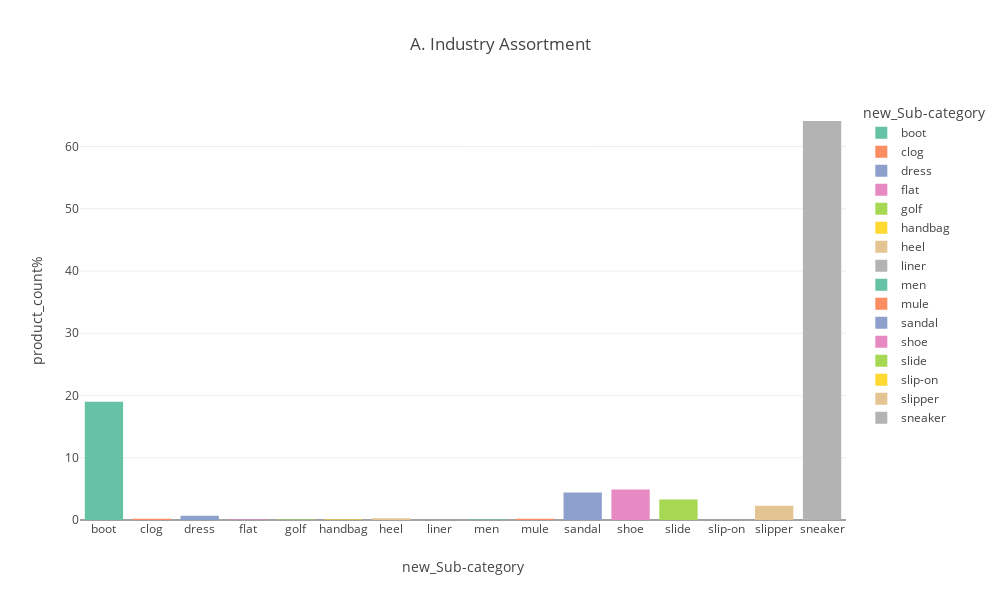

The code cell stored with this chart in its notebook:
### Code cell
display_bar_chart(df0, _description="A. Industry Assortment", x=field0, y='product_count%', v= field0, width=1000, height=600)

### Figure 1 — Plotly figure (JSON) as saved in the notebook; plotly's stock layout.template omitted (floating-point values rounded to 4 significant figures)
{"data": [{"alignmentgroup": "True", "hovertemplate": "new_Sub-category=%{x}<br>product_count%=%{y}<extra></extra>", "legendgroup": "boot", "marker": {"color": "rgb(102,194,165)", "pattern": {"shape": ""}}, "name": "boot", "offsetgroup": "boot", "orientation": "v", "showlegend": true, "textposition": "auto", "type": "bar", "x": ["boot"], "xaxis": "x", "y": [19], "yaxis": "y"}, {"alignmentgroup": "True", "hovertemplate": "new_Sub-category=%{x}<br>product_count%=%{y}<extra></extra>", "legendgroup": "clog", "marker": {"color": "rgb(252,141,98)", "pattern": {"shape": ""}}, "name": "clog", "offsetgroup": "clog", "orientation": "v", "showlegend": true, "textposition": "auto", "type": "bar", "x": ["clog"], "xaxis": "x", "y": [0.2], "yaxis": "y"}, {"alignmentgroup": "True", "hovertemplate": "new_Sub-category=%{x}<br>product_count%=%{y}<extra></extra>", "legendgroup": "dress", "marker": {"color": "rgb(141,160,203)", "pattern": {"shape": ""}}, "name": "dress", "offsetgroup": "dress", "orientation": "v", "showlegend": true, "textposition": "auto", "type": "bar", "x": ["dress"], "xaxis": "x", "y": [0.7], "yaxis": "y"}, {"alignmentgroup": "True", "hovertemplate": "new_Sub-category=%{x}<br>product_count%=%{y}<extra></extra>", "legendgroup": "flat", "marker": {"color": "rgb(231,138,195)", "pattern": {"shape": ""}}, "name": "flat", "offsetgroup": "flat", "orientation": "v", "showlegend": true, "textposition": "auto", "type": "bar", "x": ["flat"], "xaxis": "x", "y": [0.1], "yaxis": "y"}, {"alignmentgroup": "True", "hovertemplate": "new_Sub-category=%{x}<br>product_count%=%{y}<extra></extra>", "legendgroup": "golf", "marker": {"color": "rgb(166,216,84)", "pattern": {"shape": ""}}, "name": "golf", "offsetgroup": "golf", "orientation": "v", "showlegend": true, "textposition": "auto", "type": "bar", "x": ["golf"], "xaxis": "x", "y": [0.1], "yaxis": "y"}, {"alignmentgroup": "True", "hovertemplate": "new_Sub-category=%{x}<br>product_count%=%{y}<extra></extra>", "legendgroup": "handbag", "marker": {"color": "rgb(255,217,47)", "pattern": {"shape": ""}}, "name": "handbag", "offsetgroup": "handbag", "orientation": "v", "showlegend": true, "textposition": "auto", "type": "bar", "x": ["handbag"], "xaxis": "x", "y": [0.1], "yaxis": "y"}, {"alignmentgroup": "True", "hovertemplate": "new_Sub-category=%{x}<br>product_count%=%{y}<extra></extra>", "legendgroup": "heel", "marker": {"color": "rgb(229,196,148)", "pattern": {"shape": ""}}, "name": "heel", "offsetgroup": "heel", "orientation": "v", "showlegend": true, "textposition": "auto", "type": "bar", "x": ["heel"], "xaxis": "x", "y": [0.3], "yaxis": "y"}, {"alignmentgroup": "True", "hovertemplate": "new_Sub-category=%{x}<br>product_count%=%{y}<extra></extra>", "legendgroup": "liner", "marker": {"color": "rgb(179,179,179)", "pattern": {"shape": ""}}, "name": "liner", "offsetgroup": "liner", "orientation": "v", "showlegend": true, "textposition": "auto", "type": "bar", "x": ["liner"], "xaxis": "x", "y": [0], "yaxis": "y"}, {"alignmentgroup": "True", "hovertemplate": "new_Sub-category=%{x}<br>product_count%=%{y}<extra></extra>", "legendgroup": "men", "marker": {"color": "rgb(102,194,165)", "pattern": {"shape": ""}}, "name": "men", "offsetgroup": "men", "orientation": "v", "showlegend": true, "textposition": "auto", "type": "bar", "x": ["men"], "xaxis": "x", "y": [0.1], "yaxis": "y"}, {"alignmentgroup": "True", "hovertemplate": "new_Sub-category=%{x}<br>product_count%=%{y}<extra></extra>", "legendgroup": "mule", "marker": {"color": "rgb(252,141,98)", "pattern": {"shape": ""}}, "name": "mule", "offsetgroup": "mule", "orientation": "v", "showlegend": true, "textposition": "auto", "type": "bar", "x": ["mule"], "xaxis": "x", "y": [0.2], "yaxis": "y"}, {"alignmentgroup": "True", "hovertemplate": "new_Sub-category=%{x}<br>product_count%=%{y}<extra></extra>", "legendgroup": "sandal", "marker": {"color": "rgb(141,160,203)", "pattern": {"shape": ""}}, "name": "sandal", "offsetgroup": "sandal", "orientation": "v", "showlegend": true, "textposition": "auto", "type": "bar", "x": ["sandal"], "xaxis": "x", "y": [4.4], "yaxis": "y"}, {"alignmentgroup": "True", "hovertemplate": "new_Sub-category=%{x}<br>product_count%=%{y}<extra></extra>", "legendgroup": "shoe", "marker": {"color": "rgb(231,138,195)", "pattern": {"shape": ""}}, "name": "shoe", "offsetgroup": "shoe", "orientation": "v", "showlegend": true, "textposition": "auto", "type": "bar", "x": ["shoe"], "xaxis": "x", "y": [4.9], "yaxis": "y"}, {"alignmentgroup": "True", "hovertemplate": "new_Sub-category=%{x}<br>product_count%=%{y}<extra></extra>", "legendgroup": "slide", "marker": {"color": "rgb(166,216,84)", "pattern": {"shape": ""}}, "name": "slide", "offsetgroup": "slide", "orientation": "v", "showlegend": true, "textposition": "auto", "type": "bar", "x": ["slide"], "xaxis": "x", "y": [3.3], "yaxis": "y"}, {"alignmentgroup": "True", "hovertemplate": "new_Sub-category=%{x}<br>product_count%=%{y}<extra></extra>", "legendgroup": "slip-on", "marker": {"color": "rgb(255,217,47)", "pattern": {"shape": ""}}, "name": "slip-on", "offsetgroup": "slip-on", "orientation": "v", "showlegend": true, "textposition": "auto", "type": "bar", "x": ["slip-on"], "xaxis": "x", "y": [0], "yaxis": "y"}, {"alignmentgroup": "True", "hovertemplate": "new_Sub-category=%{x}<br>product_count%=%{y}<extra></extra>", "legendgroup": "slipper", "marker": {"color": "rgb(229,196,148)", "pattern": {"shape": ""}}, "name": "slipper", "offsetgroup": "slipper", "orientation": "v", "showlegend": true, "textposition": "auto", "type": "bar", "x": ["slipper"], "xaxis": "x", "y": [2.3], "yaxis": "y"}, {"alignmentgroup": "True", "hovertemplate": "new_Sub-category=%{x}<br>product_count%=%{y}<extra></extra>", "legendgroup": "sneaker", "marker": {"color": "rgb(179,179,179)", "pattern": {"shape": ""}}, "name": "sneaker", "offsetgroup": "sneaker", "orientation": "v", "showlegend": true, "textposition": "auto", "type": "bar", "x": ["sneaker"], "xaxis": "x", "y": [64.1], "yaxis": "y"}], "layout": {"autosize": false, "barmode": "relative", "height": 600, "legend": {"title": {"text": "new_Sub-category"}, "tracegroupgap": 0}, "title": {"text": "A. Industry Assortment"}, "width": 1000, "xaxis": {"anchor": "y", "autorange": true, "categoryarray": ["boot", "clog", "dress", "flat", "golf", "handbag", "heel", "liner", "men", "mule", "sandal", "shoe", "slide", "slip-on", "slipper", "sneaker"], "categoryorder": "array", "domain": [0, 1], "range": [-0.5, 15.5], "title": {"text": "new_Sub-category"}, "type": "category"}, "yaxis": {"anchor": "x", "autorange": true, "domain": [0, 1], "range": [0, 67.47], "title": {"text": "product_count%"}, "type": "linear"}}}
